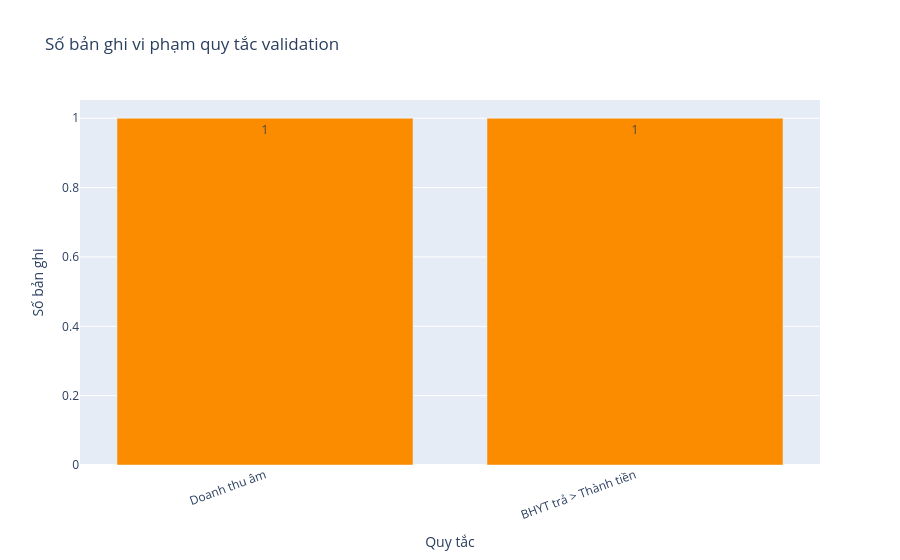

Notebook source saved alongside this figure:
### Code cell
vdf = pd.DataFrame(validation_results)
fig = px.bar(
    vdf[vdf["count"] > 0] if vdf["count"].sum() > 0 else vdf,
    x="check", y="count",
    title="Số bản ghi vi phạm quy tắc validation",
    labels={"check": "Quy tắc", "count": "Số bản ghi"},
    color="count",
    color_continuous_scale=["#43a047", "#fb8c00", "#e53935"],
    text_auto=True,
)
fig.update_layout(coloraxis_showscale=False, xaxis_tickangle=-20)
fig.show()

### Figure 1 — Plotly figure (JSON) as saved in the notebook; plotly's stock layout.template omitted (floating-point values rounded to 4 significant figures)
{"data": [{"hovertemplate": "Quy tắc=%{x}<br>Số bản ghi=%{marker.color}<extra></extra>", "legendgroup": "", "marker": {"color": [1, 1], "coloraxis": "coloraxis", "pattern": {"shape": ""}}, "name": "", "orientation": "v", "showlegend": false, "textposition": "auto", "texttemplate": "%{y}", "type": "bar", "x": ["Doanh thu âm", "BHYT trả > Thành tiền"], "xaxis": "x", "y": [1, 1], "yaxis": "y"}], "layout": {"barmode": "relative", "coloraxis": {"colorbar": {"title": {"text": "Số bản ghi"}}, "colorscale": [[0, "#43a047"], [0.5, "#fb8c00"], [1, "#e53935"]], "showscale": false}, "legend": {"tracegroupgap": 0}, "title": {"text": "Số bản ghi vi phạm quy tắc validation"}, "xaxis": {"anchor": "y", "domain": [0, 1], "tickangle": -20, "title": {"text": "Quy tắc"}}, "yaxis": {"anchor": "x", "domain": [0, 1], "title": {"text": "Số bản ghi"}}}}
